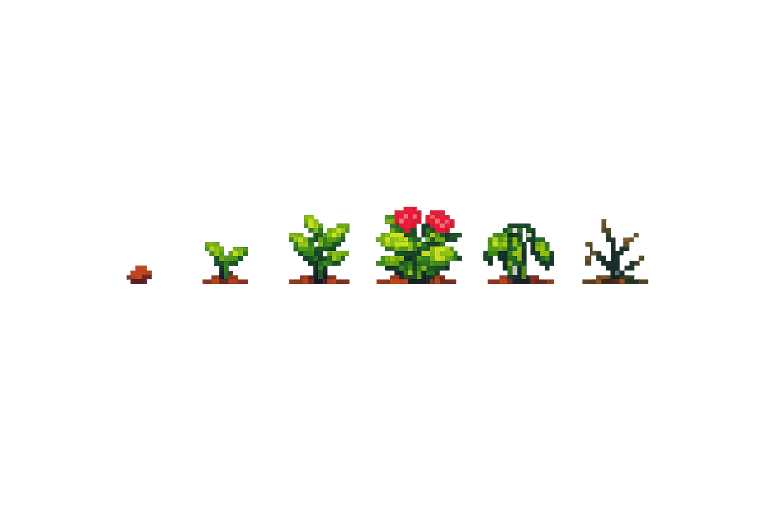
#> input picture img/ChatGPT Image May 17, 2026, 07_53_50 PM - 24x24.png, 1536 x 1024 px (shown at 1/2 size)
$ python check-palette.py '../img/ChatGPT Image May 17, 2026, 07_53_50 PM - 24x24.png'
#> lines starting #> are read from the running program, lines starting #| are printed output that depends on the picture; after the words box and inside, x2 and y2 are one past the last pixel; in counts of white or black regions, pixels touching at a corner belong together
#!/usr/bin/env python3
"""
Verify that a sprite sheet or individual sprite PNG uses only the 10 allowed
Scion palette colors (ignoring fully-transparent pixels).

Usage:
    python3 scripts/check-palette.py img/<your-file>.png
    python3 scripts/check-palette.py src/client/plant/sprites/tulip/blooming.png

Exits with code 0 if all colors are compliant, 1 otherwise.
"""

import sys
from PIL import Image
import numpy as np

ALLOWED = {
    (25, 54, 40),   # #193628
    (53, 99, 42),   # #35632a
    (101, 153, 57), # #659939
    (162, 191, 94), # #a2bf5e
    (217, 216, 158),# #d9d89e
    (75, 25, 43),   # #4b192b
    (129, 39, 55),  # #812737
    (197, 76, 134), # #c54c86
    (230, 115, 146),# #e67392
    (156, 102, 94), # #9c665e
}

if len(sys.argv) < 2:
    print(f"Usage: {sys.argv[0]} <image.png> [image2.png ...]")
    sys.exit(1)

any_fail = False
for path in sys.argv[1:]:
    img = Image.open(path).convert('RGBA')
#> img is the input picture: PIL image 1536x1024 RGBA; mean R, G, B, A 100.2, 97.6, 85.1, 8.3
    arr = np.array(img)
    opaque = arr[:, :, 3] > 10
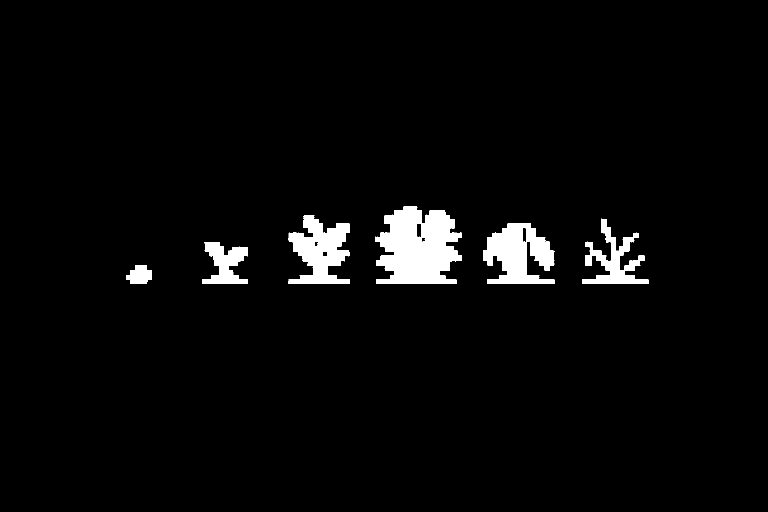
#> opaque: shape (1024, 1536) bool (shown at 1/2 size); 3.4% white; 9 white regions (3 under 20 px), largest, box (x1, y1, x2, y2) and area: (751, 413, 924, 568) 19762, (966, 447, 1109, 568) 11211, (577, 430, 699, 568) 10124, (1164, 437, 1297, 568) 6281, (404, 484, 496, 568) 4457, (252, 531, 304, 568) 1404
    if not opaque.any():
        print(f"{path}: EMPTY (no opaque pixels)")
        continue
    colors = set(map(tuple, arr[opaque][:, :3].reshape(-1, 3).tolist()))
#> colors = 35467 items
    unexpected = colors - ALLOWED
#> unexpected = 35467 items
    if unexpected:
        print(f"{path}: FAIL — {len(unexpected)} unexpected color(s)")
#| ../img/ChatGPT Image May 17, 2026, 07_53_50 PM - 24x24.png: FAIL — 35467 unexpected color(s)
        for c in sorted(unexpected):
            print(f"  #{c[0]:02x}{c[1]:02x}{c[2]:02x}  rgb{c}")
#> this loop made 35467 passes
#> c on passes 1 to 3: (0, 0, 2), (0, 0, 4), (0, 0, 12)
#|   #000002  rgb(0, 0, 2)
#|   #000004  rgb(0, 0, 4)
#|   #00000c  rgb(0, 0, 12)
#|   #000024  rgb(0, 0, 36)
#|   #000025  rgb(0, 0, 37)
#|   #000103  rgb(0, 1, 3)
#|   #000104  rgb(0, 1, 4)
#|   #000200  rgb(0, 2, 0)
#> (further printed lines are left out)
        any_fail = True
    else:
        print(f"{path}: OK ({len(colors)} color(s))")

#> (the run stopped early here; a loop or call above may not have finished)
